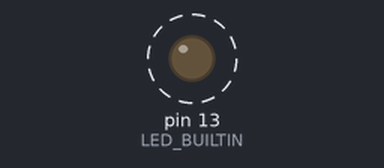
A sketch run on a simulated Arduino Uno, built with avr-gcc and run on an emulated ATmega328P. On the bench: output pins drawn as LEDs (lit = HIGH). Dashed ring = blinking.

Above: at 0.5 s.
Timing chart, 0 to 3.0 s (numbered marks = the images above):
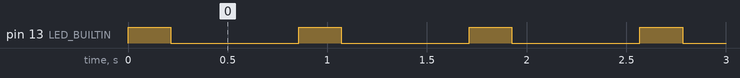

The sketch:

photocells.ino
```cpp
// Todo: complete and pull down photocell sketch
```

4_light_sequence.ino
```cpp
void setup() {
  // put your setup code here, to run once:
  pinMode(LED_BUILTIN, OUTPUT);
}

void loop() {
  // put your main code here, to run repeatedly:
  digitalWrite(LED_BUILTIN, HIGH);
  delay(214);
  digitalWrite(LED_BUILTIN, LOW);
  digitalWrite(12, HIGH);
  delay(214);
  digitalWrite(12, LOW);
  digitalWrite(11, HIGH);
  delay(214);
  digitalWrite(11, LOW);
  digitalWrite(10, HIGH);
  delay(214);
  digitalWrite(10, LOW);
}
```

Measured:
- by itself, pin 13 (LED_BUILTIN): alternates HIGH for 0.21 s and LOW for 0.64 s
